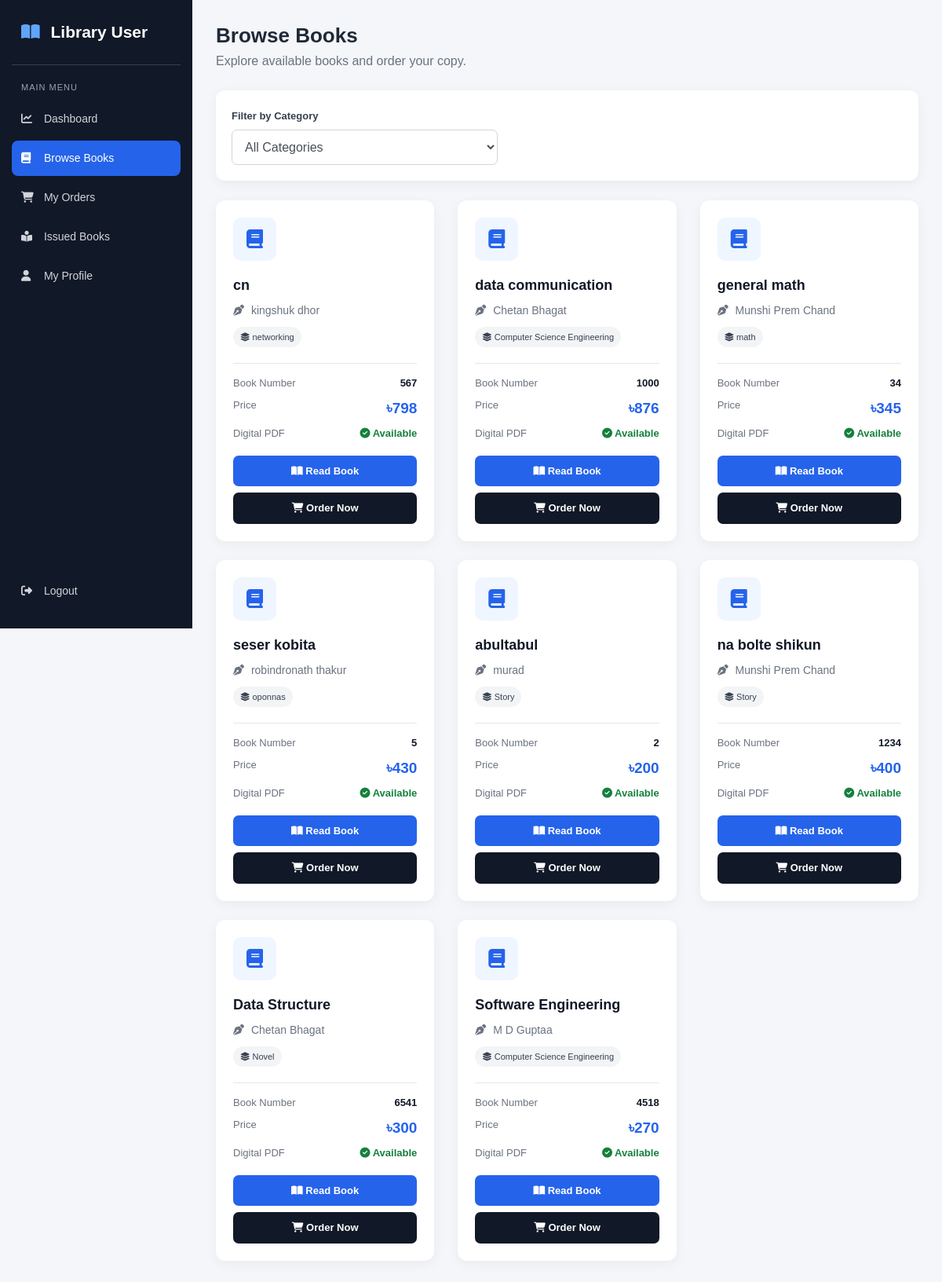
Page /user/books.php (signed in) on the committed database.
### tables this page shows
CREATE TABLE `books` (
  `book_id` int(11) NOT NULL,
  `book_name` varchar(250) NOT NULL,
  `author_id` int(11) DEFAULT NULL,
  `pending_author_name` varchar(250) DEFAULT NULL,
  `cat_id` int(11) DEFAULT NULL,
  `pending_category_name` varchar(100) DEFAULT NULL,
  `book_no` int(11) NOT NULL,
  `book_price` int(11) NOT NULL,
  `book_file` varchar(255) DEFAULT NULL,
  `pdf_comment` varchar(500) DEFAULT NULL,
  `book_cover` varchar(255) DEFAULT NULL,
  `added_by` int(11) DEFAULT NULL,
  `added_by_type` varchar(20) NOT NULL DEFAULT 'Admin',
  `approval_status` varchar(20) NOT NULL DEFAULT 'Approved',
  `rejection_reason` varchar(255) DEFAULT NULL
);

CREATE TABLE `authors` (
  `author_id` int(11) NOT NULL,
  `author_name` varchar(250) NOT NULL
);

CREATE TABLE `category` (
  `cat_id` int(11) NOT NULL,
  `cat_name` varchar(100) NOT NULL
);

### user/books.php (the view, shortened to what this page needs)
<?php
$conn = mysqli_connect("localhost", "root", "", "lms");
$book_query = "
    SELECT
        books.book_id,
        books.book_name,
        books.book_no,
        books.book_price,
        books.book_file,
        authors.author_name,
        category.cat_name
    FROM books
    LEFT JOIN authors
        ON books.author_id = authors.author_id
    LEFT JOIN category
        ON books.cat_id = category.cat_id
    WHERE books.approval_status = 'Approved'
";
$book_query .= "
    ORDER BY books.book_id DESC
";
$book_result = mysqli_query($conn, $book_query);
?>
<!DOCTYPE html>
<html lang="en">
<head>
    <link rel="stylesheet"
          href="https://cdn.jsdelivr.net/npm/bootstrap@4.6.2/dist/css/bootstrap.min.css">
    <link rel="stylesheet"
          href="https://cdnjs.cloudflare.com/ajax/libs/font-awesome/6.5.2/css/all.min.css">
</head>
<body>
<div class="sidebar">
    <div class="brand">
        <i class="fa-solid fa-book-open"></i>
        Library User
    </div>
    <div class="menu-title">
        Main Menu
    </div>
    <a href="dashboard.php" class="nav-link">
        <i class="fa-solid fa-chart-line"></i>
        Dashboard
    </a>
    <a href="books.php" class="nav-link active">
        <i class="fa-solid fa-book"></i>
        Browse Books
    </a>
    <a href="orders.php" class="nav-link">
        <i class="fa-solid fa-cart-shopping"></i>
        My Orders
    </a>
    <a href="issued_books.php" class="nav-link">
        <i class="fa-solid fa-book-open-reader"></i>
        Issued Books
    </a>
    <a href="profile.php" class="nav-link">
        <i class="fa-solid fa-user"></i>
        My Profile
    </a>
    <div class="logout">
        <a href="../logout.php" class="nav-link">
            <i class="fa-solid fa-right-from-bracket"></i>
            Logout
        </a>
    </div>
</div>
<div class="main">
    <div class="topbar">
        <div class="page-title">
            <h2>Browse Books</h2>
            <p>
                Explore available books and order your copy.
            </p>
        </div>
    </div>
    <div class="filter-card">
        <form method="GET">
            <div class="row align-items-end">
                <div class="col-md-5">
                    <label>
                        Filter by Category
                    </label>
                    <select
                        name="category"
                        class="form-control"
                        onchange="this.form.submit()"
                    >
                        <option value="0">
                            All Categories
                        </option>
                    </select>
                </div>
            </div>
        </form>
    </div>
    <?php if ($book_result && mysqli_num_rows($book_result) > 0): ?>
        <div class="row">
            <?php while ($book = mysqli_fetch_assoc($book_result)): ?>
                <div class="col-lg-4 col-md-6 mb-4">
                    <div class="book-card">
                        <div class="book-icon">
                            <i class="fa-solid fa-book"></i>
                        </div>
                        <div class="book-name">
                            <?php
                            echo htmlspecialchars(
                                $book["book_name"]
                            );
                            ?>
                        </div>
                        <div class="author">
                            <i class="fa-solid fa-pen-nib"></i>
                            <?php
                            echo htmlspecialchars(
                                $book["author_name"]
                            );
                            ?>
                        </div>
                        <div class="category">
                            <i class="fa-solid fa-layer-group"></i>
                            <?php
                            echo htmlspecialchars(
                                $book["cat_name"]
                            );
                            ?>
                        </div>
                        <div class="book-info">
                            <div class="info-row">
                                <span class="info-label">
                                    Book Number
                                </span>
                                <span class="info-value">
                                    <?php
                                    echo $book["book_no"];
                                    ?>
                                </span>
                            </div>
                            <div class="info-row">
                                <span class="info-label">
                                    Price
                                </span>
                                <span class="price">
                                    ৳<?php
                                    echo number_format(
                                        $book["book_price"]
                                    );
                                    ?>
                                </span>
                            </div>
                            <div class="info-row">
                                <span class="info-label">
                                    Digital PDF
                                </span>
                                <?php if (!empty($book["book_file"])): ?>
                                    <span class="pdf-available">
                                        <i class="fa-solid fa-circle-check"></i>
                                        Available
                                    </span>
                                <?php else: ?>
                                    <span class="pdf-not">
                                        Not Available
                                    </span>
                                <?php endif; ?>
                            </div>
                        </div>
                        <div class="book-actions">
                            <?php if (!empty($book["book_file"])): ?>
                                <a
                                    href="read_book.php?id=<?php echo $book["book_id"]; ?>"
                                    class="btn-read"
                                >
                                    <i class="fa-solid fa-book-open"></i>
                                    Read Book
                                </a>
                            <?php endif; ?>
                            <a
                                href="order.php?id=<?php echo $book["book_id"]; ?>"
                                class="btn-order"
                            >
                                <i class="fa-solid fa-cart-shopping"></i>
                                Order Now
                            </a>
                        </div>
                    </div>
                </div>
            <?php endwhile; ?>
        </div>
    <?php endif; ?>
</div>
</body>
</html>

### user/books.php (style rules this page uses)
* { box-sizing: border-box; }
body { margin: 0; background: #f4f6f9; font-family: Arial, sans-serif; color: #1f2937; }
.sidebar { position: fixed; left: 0; top: 0; width: 245px; height: 100vh; background: #111827; color: white; padding: 25px 15px; }
.brand { font-size: 21px; font-weight: 700; padding: 0 12px 25px; border-bottom: 1px solid #374151; margin-bottom: 20px; }
.brand i { color: #60a5fa; margin-right: 8px; }
.menu-title { color: #9ca3af; font-size: 11px; text-transform: uppercase; padding: 0 12px; margin-bottom: 10px; letter-spacing: 1px; }
.nav-link { color: #d1d5db !important; padding: 12px; border-radius: 8px; margin-bottom: 5px; font-size: 14px; }
.nav-link i { width: 25px; }
.nav-link:hover, .nav-link.active { background: #2563eb; color: white !important; }
.logout { position: absolute; bottom: 20px; left: 15px; right: 15px; }
.main { margin-left: 245px; padding: 30px; }
.topbar { display: flex; justify-content: space-between; align-items: center; margin-bottom: 25px; }
.page-title h2 { margin: 0 0 5px; font-size: 26px; font-weight: 700; }
.page-title p { margin: 0; color: #6b7280; }
.filter-card { background: white; padding: 20px; border-radius: 12px; margin-bottom: 25px; box-shadow: 0 4px 15px rgba(0,0,0,.05); }
.filter-card label { font-size: 13px; font-weight: 600; color: #374151; margin-bottom: 7px; }
.filter-card select { height: 45px; border-radius: 7px; border: 1px solid #d1d5db; }
.book-card { background: white; border-radius: 12px; padding: 22px; height: 100%; box-shadow: 0 4px 15px rgba(0,0,0,.05); transition: 0.2s; }
.book-icon { width: 55px; height: 55px; border-radius: 10px; background: #eff6ff; color: #2563eb; display: flex; align-items: center; justify-content: center; font-size: 24px; margin-bottom: 18px; }
.book-name { font-size: 18px; font-weight: 700; color: #111827; margin-bottom: 8px; }
.author { color: #6b7280; font-size: 14px; margin-bottom: 10px; }
.author i { margin-right: 5px; }
.category { display: inline-block; background: #f3f4f6; color: #374151; padding: 5px 9px; border-radius: 20px; font-size: 11px; margin-bottom: 15px; }
.book-info { border-top: 1px solid #e5e7eb; padding-top: 15px; margin-top: 5px; }
.info-row { display: flex; justify-content: space-between; margin-bottom: 8px; font-size: 13px; }
.info-label { color: #6b7280; }
.info-value { color: #111827; font-weight: 600; }
.price { color: #2563eb; font-size: 19px; font-weight: 700; }
.pdf-available { color: #15803d; font-weight: 600; }
.book-actions { display: flex; flex-direction: column; gap: 8px; margin-top: 18px; }
.btn-read { background: #2563eb; color: white; padding: 10px; border-radius: 7px; text-align: center; text-decoration: none; font-size: 13px; font-weight: 600; }
.btn-order { background: #111827; color: white; padding: 10px; border-radius: 7px; text-align: center; text-decoration: none; font-size: 13px; font-weight: 600; }

### rows in the picture
books: book_name "cn", author.author_name "kingshuk dhor", cat.cat_name "networking", book_no "567", book_price "798", shows "Available"
books: book_name "data communication", author.author_name "Chetan Bhagat", cat.cat_name "Computer Science Engineering", book_no "1000", book_price "876", shows "Available"
books: book_name "general math", author.author_name "Munshi Prem Chand", cat.cat_name "math", book_no "34", book_price "345", shows "Available"
books: book_name "seser kobita", author.author_name "robindronath thakur", cat.cat_name "oponnas", book_no "5", book_price "430", shows "Available"
books: book_name "abultabul", author.author_name "murad", cat.cat_name "Story", book_no "2", book_price "200", shows "Available"
books: book_name "na bolte shikun", author.author_name "Munshi Prem Chand", cat.cat_name "Story", book_no "1234", book_price "400", shows "Available"
books: book_name "Data Structure", author.author_name "Chetan Bhagat", cat.cat_name "Novel", book_no "6541", book_price "300", shows "Available"
books: book_name "Software Engineering", author.author_name "M D Guptaa", cat.cat_name "Computer Science Engineering", book_no "4518", book_price "270", shows "Available"
